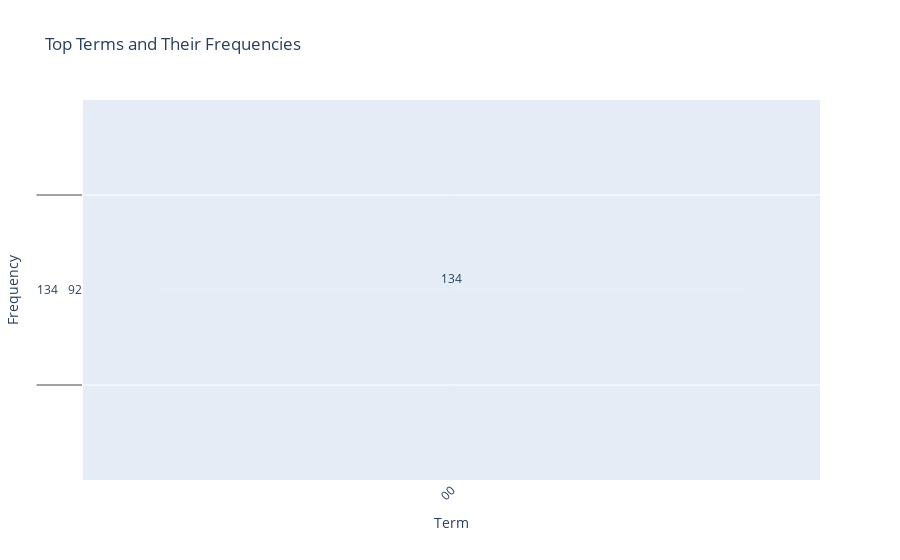

Notebook source saved alongside this figure:
### Code cell
# Answer here
limit = 300
# Create a DataFrame with the top terms and their frequencies
df = pd.DataFrame({
    "Term": count_vect.get_feature_names_out()[:limit],
    "Frequency": term_frequencies[:limit]
})

# Create an interactive bar plot using Plotly Express
fig = px.bar(df, x="Term", y="Frequency", text="Frequency", title="Top Terms and Their Frequencies")
fig.update_traces(texttemplate='%{text}', textposition='outside')  # Show frequency on top of bars
fig.update_xaxes(categoryorder='total ascending')  # Sort the terms by frequency

# Customize the layout
fig.update_layout(
    xaxis_title="Term",
    yaxis_title="Frequency",
    xaxis_tickangle=-45  # Rotate x-axis labels for better readability
)

# Show the interactive plot in a Jupyter Notebook
fig.show()

### Figure 1 — Plotly figure (JSON) as saved in the notebook; plotly's stock layout.template omitted (floating-point values rounded to 4 significant figures; data arrays with more than 128 entries replaced by an {"elided": "..."} marker saying what was removed)
{"data": [{"alignmentgroup": "True", "hovertemplate": "Term=%{x}<br>Frequency=%{text}<extra></extra>", "legendgroup": "", "marker": {"color": "#636efa", "pattern": {"shape": ""}}, "name": "", "offsetgroup": "", "orientation": "v", "showlegend": false, "text": {"elided": "300x1 int values"}, "textposition": "outside", "texttemplate": "%{text}", "type": "bar", "x": {"elided": "300 str values"}, "xaxis": "x", "y": {"elided": "300x1 int values"}, "yaxis": "y"}], "layout": {"barmode": "relative", "legend": {"tracegroupgap": 0}, "title": {"text": "Top Terms and Their Frequencies"}, "xaxis": {"anchor": "y", "categoryorder": "total ascending", "domain": [0, 1], "tickangle": -45, "title": {"text": "Term"}}, "yaxis": {"anchor": "x", "domain": [0, 1], "title": {"text": "Frequency"}}}}
